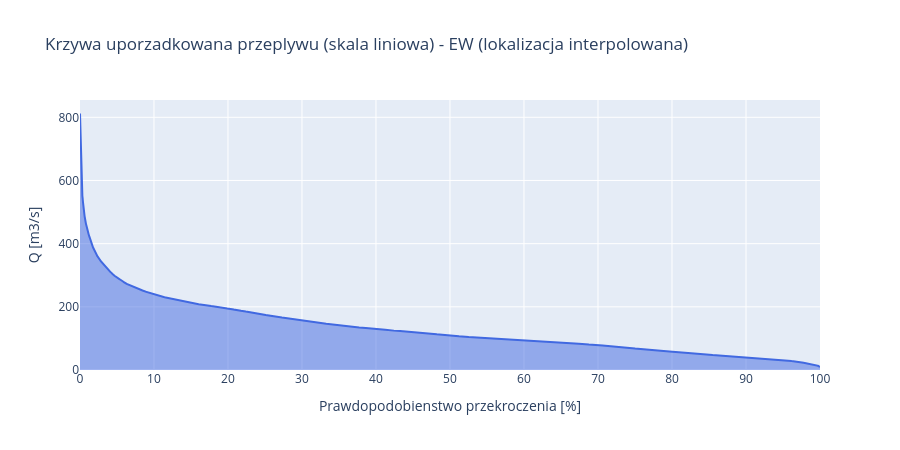

The notebook cell saved with this chart:
### Markdown cell above
**Prompt do LLM:**
> *"Napisz kod rysujący tę samą FDC ale w skali liniowej, z wypełnieniem pod krzywą (fill='tozeroy' w plotly Scatter)."*

**Użyte moduły/funkcje:** `plotly.graph_objects.Scatter(fill='tozeroy')` — wypelnienie do osi X

### Code cell
# FDC w skali liniowej
fig = go.Figure()
fig.add_trace(go.Scatter(
    x=fdc['exceedance_pct'], y=fdc['discharge_m3s'],
    mode='lines', name='FDC', fill='tozeroy',
    line=dict(color='royalblue', width=2),
))
fig.update_layout(
    title=f'Krzywa uporzadkowana przeplywu (skala liniowa) - {name}',
    xaxis_title='Prawdopodobienstwo przekroczenia [%]',
    yaxis_title='Q [m3/s]',
    height=450,
)
fig.show()

### Figure 1 — Plotly figure (JSON) as saved in the notebook; plotly's stock layout.template omitted (floating-point values rounded to 4 significant figures; data arrays with more than 128 entries replaced by an {"elided": "..."} marker saying what was removed)
{"data": [{"fill": "tozeroy", "line": {"color": "royalblue", "width": 2}, "mode": "lines", "name": "FDC", "type": "scatter", "x": {"elided": "14975 float values"}, "y": {"elided": "14975 float values"}}], "layout": {"height": 450, "title": {"text": "Krzywa uporzadkowana przeplywu (skala liniowa) - EW (lokalizacja interpolowana)"}, "xaxis": {"title": {"text": "Prawdopodobienstwo przekroczenia [%]"}}, "yaxis": {"title": {"text": "Q [m3/s]"}}}}
